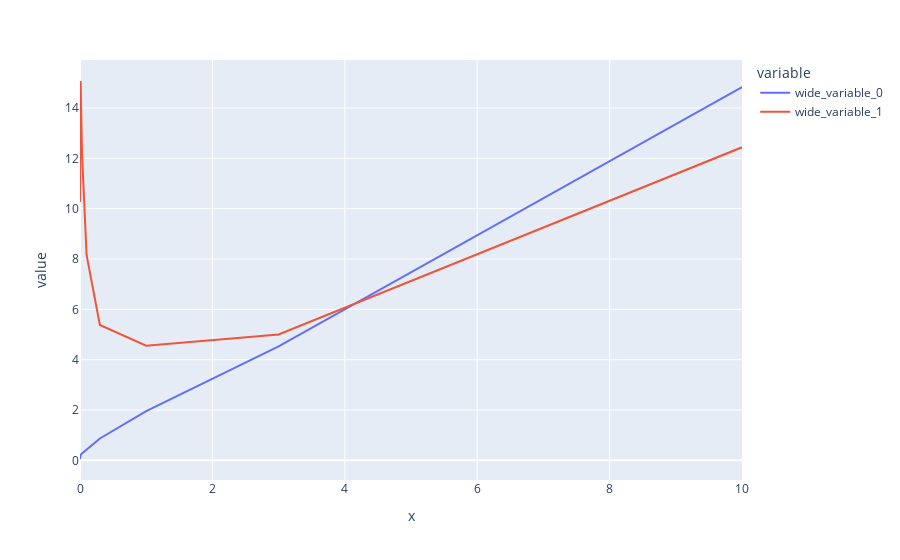

The notebook cell saved with this chart:
### Code cell
px.line(x=l_candidate,y=[np.array(training_cost).flatten(),np.array(cv_cost).flatten()])

### Figure 1 — Plotly figure (JSON) as saved in the notebook; plotly's stock layout.template omitted (floating-point values rounded to 4 significant figures)
{"data": [{"hovertemplate": "variable=wide_variable_0<br>x=%{x}<br>value=%{y}<extra></extra>", "legendgroup": "wide_variable_0", "line": {"color": "#636efa", "dash": "solid"}, "marker": {"symbol": "circle"}, "mode": "lines", "name": "wide_variable_0", "orientation": "v", "showlegend": true, "type": "scatter", "x": [0, 0.001, 0.003, 0.01, 0.03, 0.1, 0.3, 1, 3, 10], "xaxis": "x", "y": [0.05393, 0.1118, 0.1665, 0.218, 0.2751, 0.4387, 0.8682, 1.959, 4.525, 14.83], "yaxis": "y"}, {"hovertemplate": "variable=wide_variable_1<br>x=%{x}<br>value=%{y}<extra></extra>", "legendgroup": "wide_variable_1", "line": {"color": "#EF553B", "dash": "solid"}, "marker": {"symbol": "circle"}, "mode": "lines", "name": "wide_variable_1", "orientation": "v", "showlegend": true, "type": "scatter", "x": [0, 0.001, 0.003, 0.01, 0.03, 0.1, 0.3, 1, 3, 10], "xaxis": "x", "y": [11.48, 10.27, 14.4, 15.07, 12.2, 8.15, 5.378, 4.557, 4.999, 12.44], "yaxis": "y"}], "layout": {"legend": {"title": {"text": "variable"}, "tracegroupgap": 0}, "margin": {"t": 60}, "xaxis": {"anchor": "y", "domain": [0, 1], "title": {"text": "x"}}, "yaxis": {"anchor": "x", "domain": [0, 1], "title": {"text": "value"}}}}
